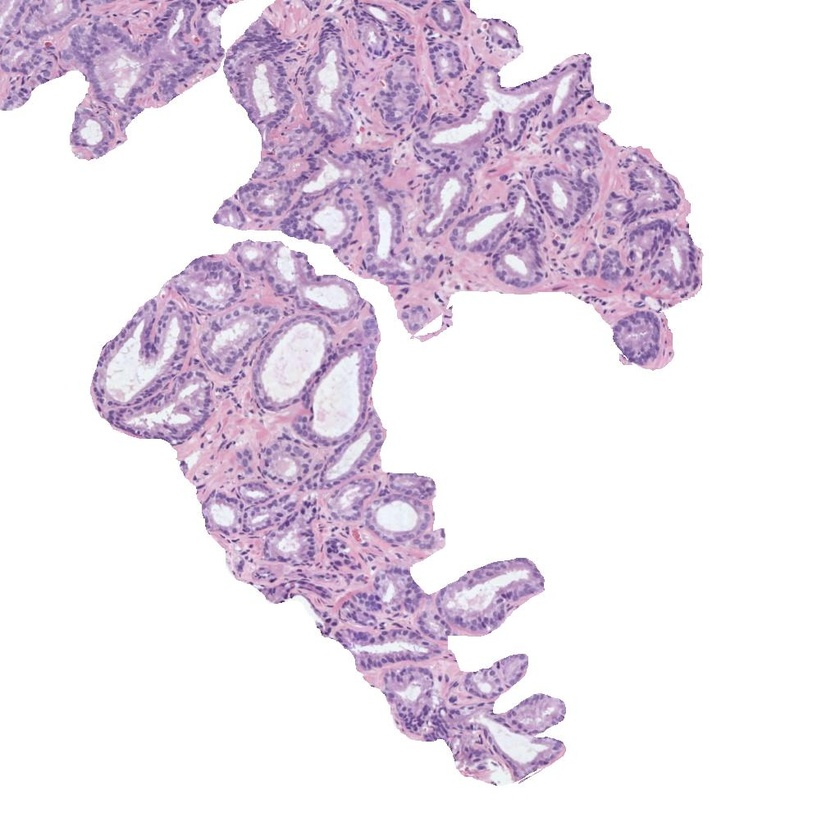
#> input picture examen_2/histo_2.jpg, 840 x 840 px, shrunk from 1024 x 1024 before the run
$ jupyter execute examenPractico_Imagen_2.ipynb
#> lines starting #> are read from the running program, lines starting #| are printed output that depends on the picture; after the words box and inside, x2 and y2 are one past the last pixel; in counts of white or black regions, pixels touching at a corner belong together
# Examen Práctico - Segundo Parcial

**Imagen 2:** `histo_2.jpg`

## 0) Cargar una de las imágenes histológicas

[cell 1]
# Utilizar la librería skimage.io para leer la imagen 'histo_x.jpg' en formato RGB.
from PIL import Image
import numpy as np
import matplotlib.pyplot as plt
from skimage import filters, morphology, segmentation, measure, util
from scipy.ndimage import binary_fill_holes
import pandas as pd
import math

ruta_imagen = "histo_2.jpg"
# Normalizar la imagen para que los píxeles se encuentren en el rango [0, 1]
imagen_rgb = np.asarray(Image.open(ruta_imagen).convert("RGB")).astype(float) / 255.0

# Visualizar la imagen
plt.figure(figsize=(6,6))
plt.imshow(imagen_rgb)
plt.title("Imagen original RGB")
plt.axis("off")
plt.show()

### 1) Realizar una transformación de color para convertir la imagen al espacio CMYK

[cell 2]
# Extraer la componente magenta de la imagen (que corresponde a la región tisular)
imagen_cmyk = np.asarray(Image.open(ruta_imagen).convert("CMYK")).astype(float) / 255.0
canal_magenta = imagen_cmyk[:, :, 1]
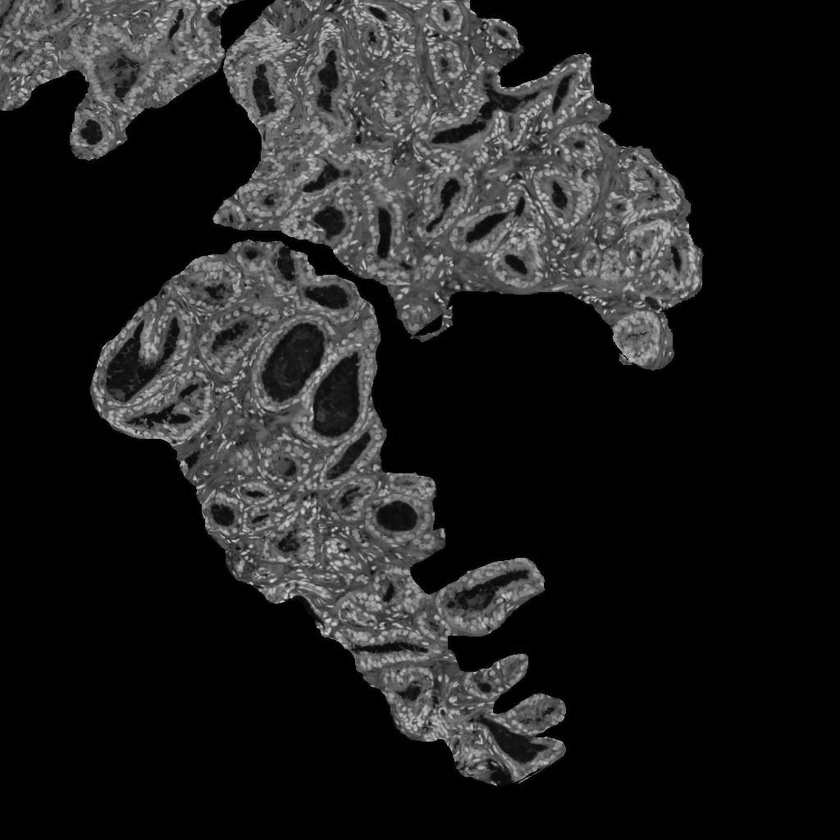
#> canal_magenta: shape (840, 840) float64; min 0, max 0.882, mean 0.125

# Visualizar la imagen del canal magenta
plt.figure(figsize=(6,6))
plt.imshow(canal_magenta, cmap="gray")
plt.title("Imagen magenta")
plt.axis("off")
plt.show()

### 2) Umbralizar la imagen para separar el fondo y los lúmenes

[cell 3]
# Aplicar un filtro gaussiano de tamaño 5x5 y después utilizar el método de Otsu de manera que
# los píxeles correspondientes al lumen y al background de la imagen sean 1s y el resto de los píxeles tengan un valor de 0.
# Nota: Recordar que el método de Otsu requiere como input una imagen en el rango [0-255] en formato "uint8".
imagen_suavizada = filters.gaussian(canal_magenta, sigma=1, preserve_range=True)
imagen_uint8 = util.img_as_ubyte(imagen_suavizada)
umbral_otsu = filters.threshold_otsu(imagen_uint8)
#> umbral_otsu = 50

# En esta máscara quedan en blanco el fondo y los lúmenes
mascara_con_artefactos = imagen_uint8 < umbral_otsu
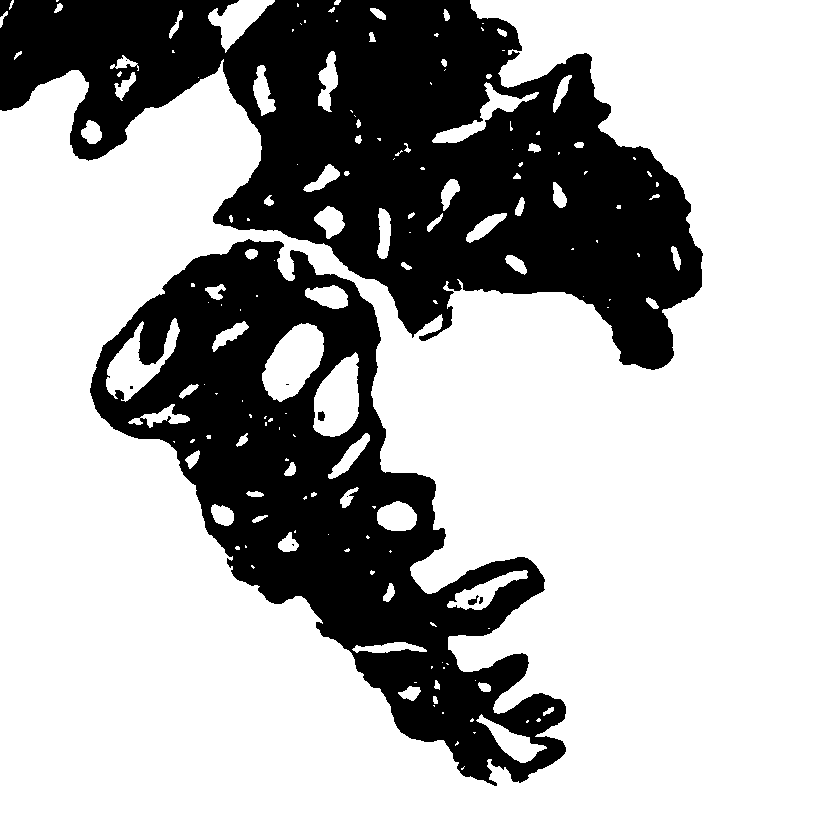
#> mascara_con_artefactos: shape (840, 840) bool; 69.3% white; 10 black regions (5 under 20 px), largest, box (x1, y1, x2, y2) and area: (0, 0, 703, 370) 126230, (90, 239, 566, 786) 90324, (318, 411, 325, 421) 57, (468, 595, 479, 605) 52, (479, 597, 483, 604) 21

# Visualizar la máscara resultante
plt.figure(figsize=(6,6))
plt.imshow(mascara_con_artefactos, cmap="gray")
plt.title("Máscara con artefactos")
plt.axis("off")
plt.show()

### 3) Limpiar la imagen eliminando artefactos pequeños

[cell 4]
# Utilizar la librería skimage.morphology.remove_small_objects para eliminar aquellos objetos cuya área sea menor a 300 píxeles
# Más información en https://scikit-image.org/docs/dev/api/skimage.morphology.html#skimage.morphology.remove_small_objects
mascara_sin_artefactos = morphology.remove_small_objects(mascara_con_artefactos, min_size=300)

# Visualizaer la máscara resultante
plt.figure(figsize=(6,6))
plt.imshow(mascara_sin_artefactos, cmap="gray")
plt.title("Máscara sin artefactos")
plt.axis("off")
plt.show()

### 4) Rellenar con 0s el fondo para quedarnos solo con los lúmenes

[cell 5]
# Aplicar el algoritmo de expansión a partir de semillas (region growing) de manera que únicamente los lúmenes sean blancos
# y el resto de la imagen negra. Pista: utilizar dos semillas. Nota: Se pueden fijar las semillas de manera manual, pero
# se valorará positivamente a aquell@s que desarrollen una función para encontrarlas automáticamente.
alto, ancho = mascara_sin_artefactos.shape
#> alto = 840; ancho = 840
semillas = [(0, 0), (0, ancho-1), (alto-1, 0), (alto-1, ancho-1)]
#> semillas = [(0, 0), (0, 839), (839, 0), (839, 839)]

mascara_fondo = np.zeros_like(mascara_sin_artefactos, dtype=bool)
for semilla in semillas:
    mascara_fondo |= segmentation.flood(mascara_sin_artefactos, semilla, tolerance=0)
#> this loop made 4 passes
#> pass 1, `mascara_fondo |= segmentation.flood(mascara_sin_artefactos, semilla, t..`:
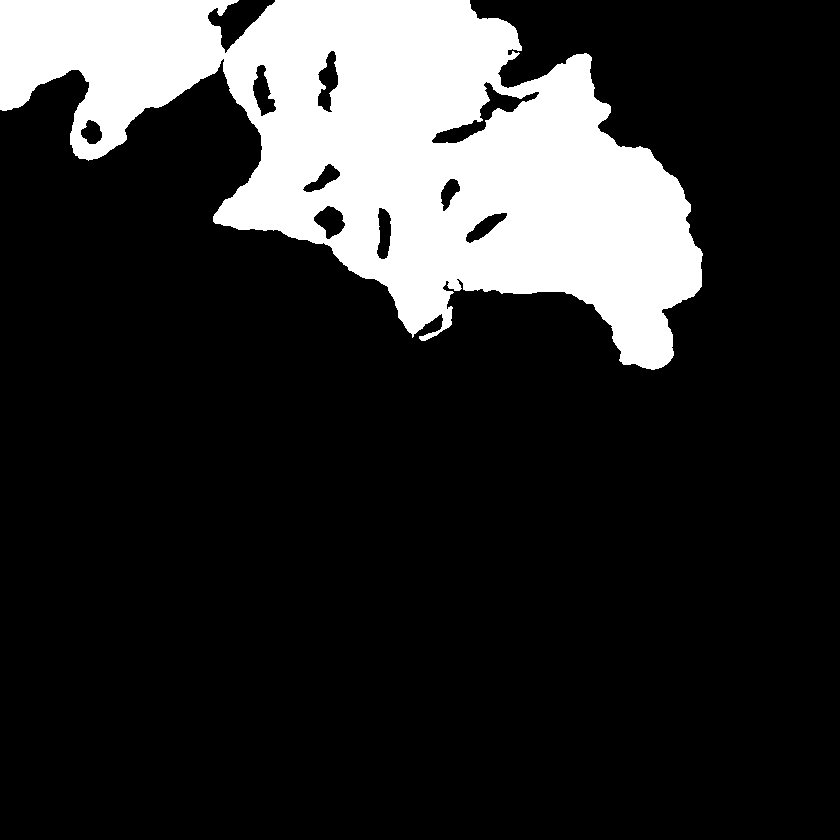
#> mascara_fondo: shape (840, 840) bool; 18.3% white; 1 white region, box (x1, y1, x2, y2) and area: (0, 0, 703, 370) 129335

mascara_lumenes = mascara_sin_artefactos & ~mascara_fondo
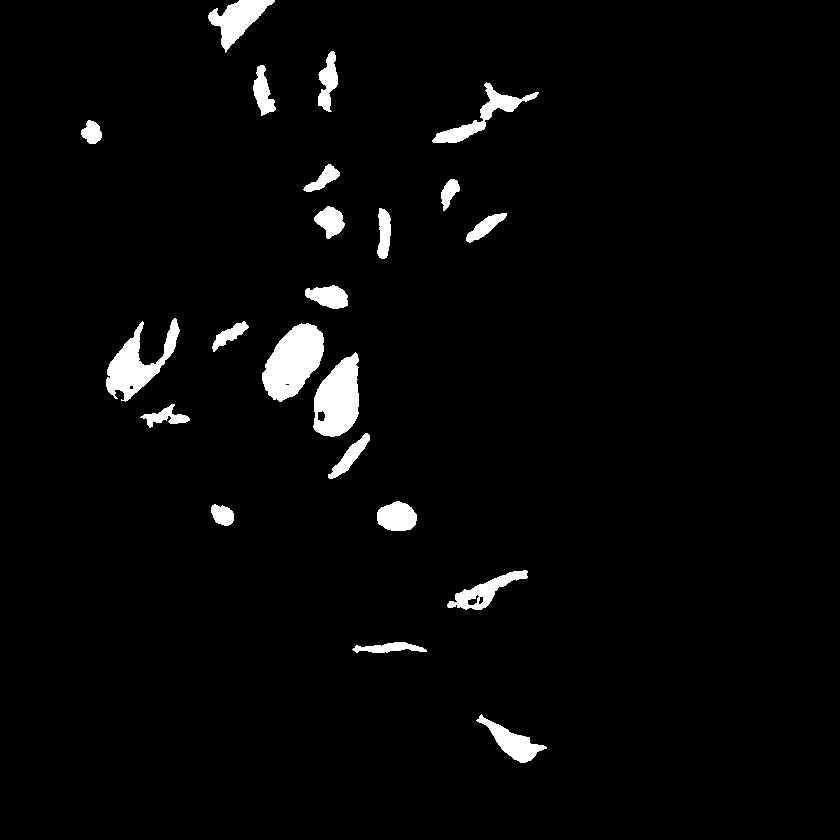
#> mascara_lumenes: shape (840, 840) bool; 3.1% white; 22 white regions, largest, box (x1, y1, x2, y2) and area: (262, 323, 324, 402) 3135, (313, 352, 359, 437) 2743, (106, 318, 180, 402) 2370

# Visualizar la máscara resultante.
plt.figure(figsize=(6,6))
plt.imshow(mascara_lumenes, cmap="gray")
plt.title("Máscara de lúmenes")
plt.axis("off")
plt.show()

### 5) Rellenar los objetos de los lúmenes

[cell 6]
# Rellenar los lúmenes con la función binary_fill_holes de la librería scipy.ndimage.morphology
mascara_final = binary_fill_holes(mascara_lumenes)
#> mascara_final: shape (840, 840) bool; 3.1% white; 22 white regions

# Visualizar la máscara resultante
plt.figure(figsize=(6,6))
plt.imshow(mascara_final, cmap="gray")
plt.title("Máscara final")
plt.axis("off")
plt.show()

### 6) Detectar y dibujar los contornos de los lúmenes sobre la imagen original

[cell 7]
# Dibujar los contornos de los lúmenes en color verde sobre la imagen original RGB. Nota: Utilizar los flags necesarios
# para que los contornos en verde sean perfectamente visibles.
imagen_superpuesta = segmentation.mark_boundaries(imagen_rgb, mascara_final, color=(0, 1, 0), mode="thick")
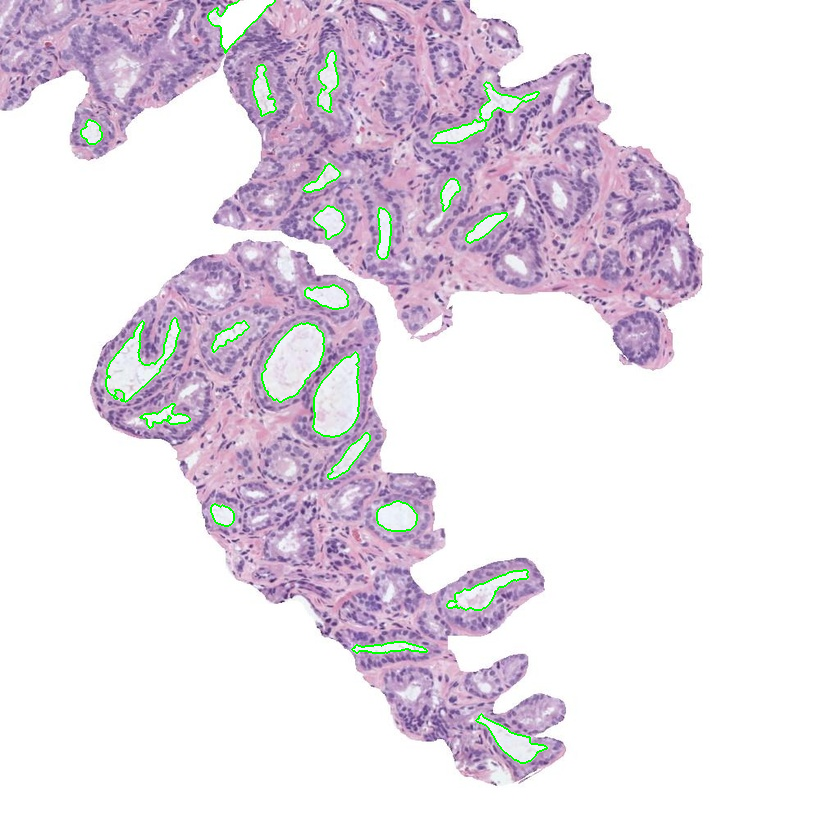
#> imagen_superpuesta: shape (840, 840, 3) float64; mean R, G, B 0.908, 0.877, 0.914

# Visualizar la imagen superpuesta
plt.figure(figsize=(6,6))
plt.imshow(imagen_superpuesta)
plt.title("Imagen superpuesta")
plt.axis("off")
plt.show()

### 7) Identificar y cropear el lumen más grande

[cell 8]
# Determinar cuál es el lumen de mayor área y hacer un crop del mismo sobre la imagen original RGB.
etiquetas = measure.label(mascara_final)
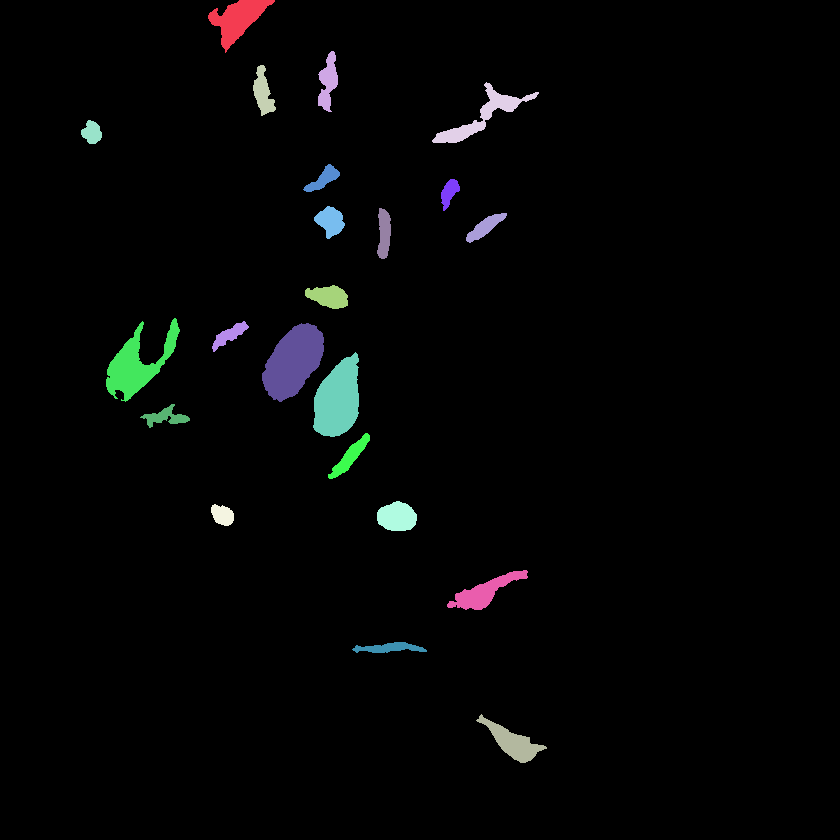
#> etiquetas: shape (840, 840) int32; 23 distinct labels, from 0 to 22; one colour per label, 0 black
propiedades = sorted(measure.regionprops(etiquetas), key=lambda x: x.area, reverse=True)
#> propiedades = 22 regions; largest, box (x1, y1, x2, y2) and area: (262, 323, 324, 402) 3138, (313, 352, 359, 437) 2800, (106, 318, 180, 402) 2379, (208, 0, 275, 53) 1541, (432, 82, 539, 143) 1407

lumen_mayor = propiedades[0]
min_fila, min_col, max_fila, max_col = lumen_mayor.bbox
#> min_fila = 323; min_col = 262; max_fila = 402; max_col = 324
crop_lumen_mayor = imagen_rgb[min_fila:max_fila, min_col:max_col]
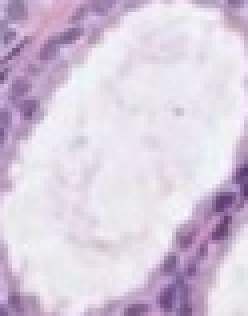
#> crop_lumen_mayor: shape (79, 62, 3) float64 (shown 4 times larger); mean R, G, B 0.846, 0.797, 0.867

# Visualizar el lumen cropeado.
plt.figure(figsize=(6,6))
plt.imshow(crop_lumen_mayor)
plt.title("Crop del mayor lumen")
plt.axis("off")
plt.show()

### 8) Extraer 13 características geométricas

[cell 9]
# Calcular las siguientes características del crop del lumen de mayor área, redondeando su valor hasta el cuarto decimal.
# 1) Área
# 2) Área de la bounding box
# 3) Área convexa
# 4) Exentricidad
# 5) Diámetro equivalente
# 6) Extensión
# 7) Diámetro Feret
# 8) Longitud del eje mayor
# 9) Longitud del eje menor
# 10) Orientación
# 11) Perímetro
# 12) Solidez
# 13) Compacidad
area = float(lumen_mayor.area)
#> area = 3138
area_bounding_box = float((max_fila - min_fila) * (max_col - min_col))
#> area_bounding_box = 4898
area_convexa = float(getattr(lumen_mayor, "area_convex", lumen_mayor.convex_area))
#> area_convexa = 3260
excentricidad = float(lumen_mayor.eccentricity)
#> excentricidad = 0.839
diametro_equivalente = float(getattr(lumen_mayor, "equivalent_diameter_area", lumen_mayor.equivalent_diameter))
#> diametro_equivalente = 63.21
extension = float(lumen_mayor.extent)
#> extension = 0.641
diametro_feret = float(lumen_mayor.feret_diameter_max)
#> diametro_feret = 85.96
eje_mayor = float(lumen_mayor.axis_major_length)
#> eje_mayor = 85.88
eje_menor = float(lumen_mayor.axis_minor_length)
#> eje_menor = 46.76
orientacion = float(lumen_mayor.orientation)
#> orientacion = -0.561
perimetro = float(lumen_mayor.perimeter)
#> perimetro = 230.9
solidez = float(lumen_mayor.solidity)
#> solidez = 0.963
compacidad = float((4 * math.pi * area) / (perimetro ** 2))
#> compacidad = 0.739

tabla = pd.DataFrame({
    "Características": [
        "Área",
        "Área de la bounding box",
        "Área convexa",
        "Excentricidad",
        "Diámetro equivalente",
        "Extensión",
        "Diámetro Feret",
        "Longitud del eje mayor",
        "Longitud del eje menor",
        "Orientación",
        "Perímetro",
        "Solidez",
        "Compacidad"
    ],
    "Valor": [
        round(area, 4),
        round(area_bounding_box, 4),
        round(area_convexa, 4),
        round(excentricidad, 4),
        round(diametro_equivalente, 4),
        round(extension, 4),
        round(diametro_feret, 4),
        round(eje_mayor, 4),
        round(eje_menor, 4),
        round(orientacion, 4),
        round(perimetro, 4),
        round(solidez, 4),
        round(compacidad, 4)
    ]
})
#> tabla = table of 13 rows and 2 columns

tabla
#> Out = table of 13 rows and 2 columns

$ run again, with examen_2/histo_1.jpg copied over examen_2/histo_2.jpg
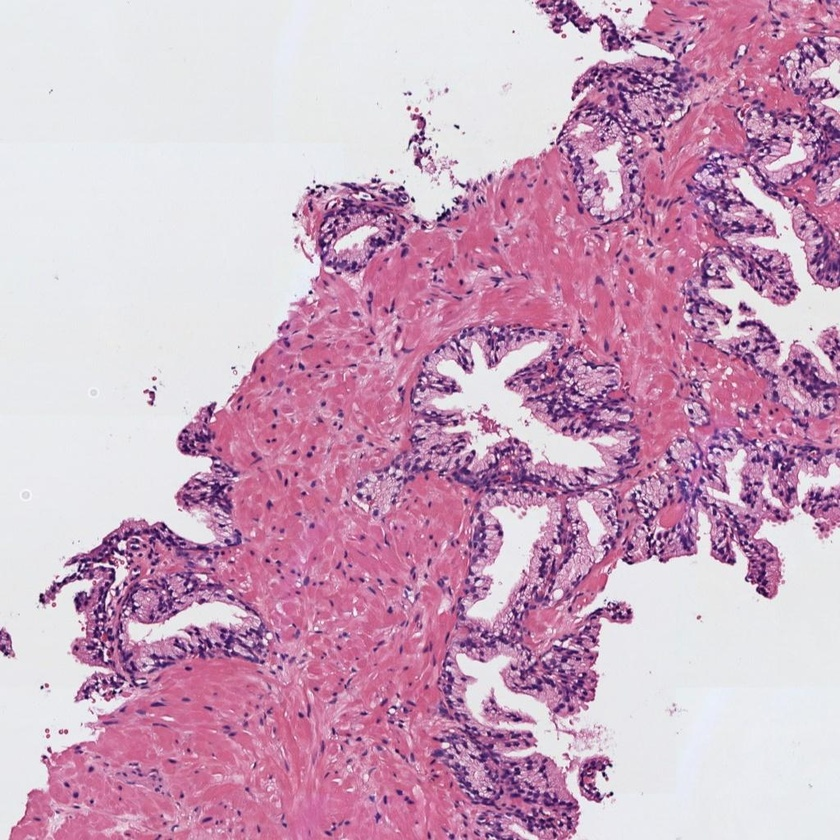
#> input picture examen_2/histo_1.jpg, 840 x 840 px, shrunk from 1024 x 1024 before the run
#> umbral_otsu = 84
#> mascara_con_artefactos: shape (840, 840) bool; 46.3% white; 655 white regions (539 under 20 px), largest, box (x1, y1, x2, y2) and area: (0, 0, 675, 840) 212751, (456, 505, 840, 840) 75925, (429, 340, 620, 471) 8479
#> mascara_sin_artefactos: shape (840, 840) bool; 45.1% white; 14 white regions, largest, box (x1, y1, x2, y2) and area: (0, 0, 675, 840) 212725, (456, 505, 840, 840) 75925, (429, 340, 620, 471) 8479
#> after the loop `for semilla in semillas:`:
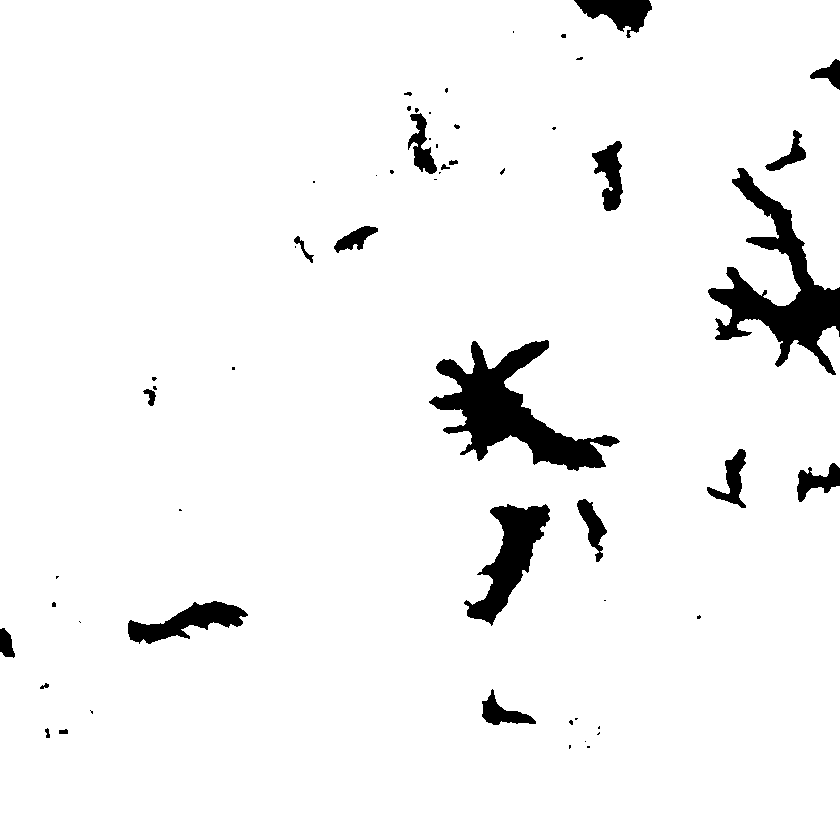
#> mascara_fondo: shape (840, 840) bool; 95.3% white; 58 black regions (34 under 20 px), largest, box (x1, y1, x2, y2) and area: (429, 340, 620, 471) 8939, (708, 168, 840, 375) 8382, (464, 504, 550, 626) 4166
#> mascara_lumenes: shape (840, 840) bool; 4.2% white; 12 white regions, largest, box (x1, y1, x2, y2) and area: (429, 340, 620, 471) 8479, (708, 168, 840, 375) 8201, (464, 504, 550, 626) 4138
#> mascara_final: shape (840, 840) bool; 4.3% white; 12 white regions
#> etiquetas: shape (840, 840) int32; 13 distinct labels, from 0 to 12
#> propiedades = 12 regions; largest, box (x1, y1, x2, y2) and area: (429, 340, 620, 471) 8939, (708, 168, 840, 375) 8382, (464, 504, 550, 626) 4166, (128, 601, 248, 644) 2320, (574, 0, 652, 38) 1545
#> min_fila = 340; min_col = 429; max_fila = 471; max_col = 620
#> `crop_lumen_mayor = imagen_rgb[min_fila:max_fila, min_col:max_col]`:
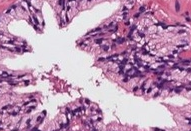
#> crop_lumen_mayor: shape (131, 191, 3) float64; mean R, G, B 0.736, 0.582, 0.706
#> area = 8939
#> area_bounding_box = 25021
#> area_convexa = 18292
#> excentricidad = 0.843
#> diametro_equivalente = 106.7
#> extension = 0.357
#> diametro_feret = 199.1
#> eje_mayor = 189.1
#> eje_menor = 101.6
#> orientacion = 0.995
#> perimetro = 926.6
#> solidez = 0.489
#> compacidad = 0.131
#> tabla = table of 13 rows and 2 columns
